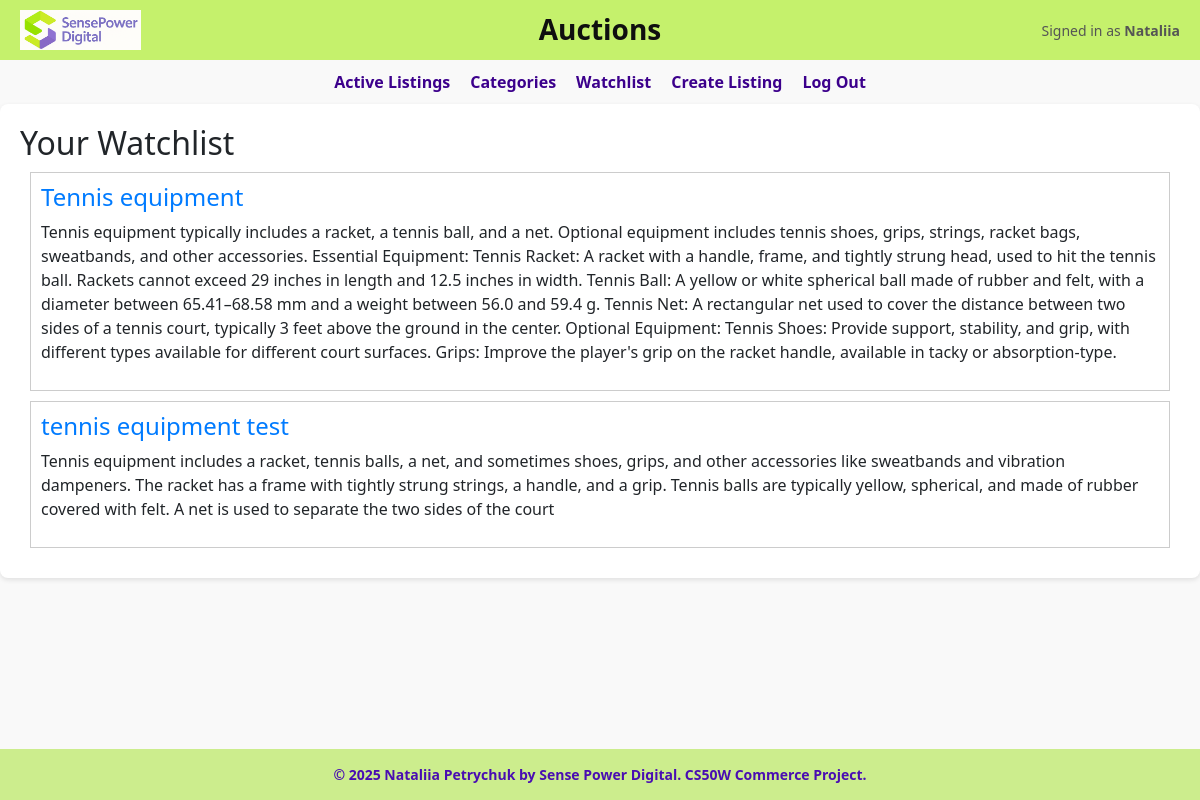
Screenshot of /watchlist (signed in) with the database file from the repository.
### auctions/models.py (models this page shows, shortened)
class User(AbstractUser):
    watchlist = models.ManyToManyField('Listing', blank=True, related_name="watched_by")

class Listing(models.Model):
    title = models.CharField(max_length=64)
    description = models.TextField()
    starting_bid = models.DecimalField(max_digits=10, decimal_places=2)
    image_url = models.URLField(blank=True)
    image_file = models.ImageField(
        upload_to="listing_images/",
        blank=True,
        null=True,
        validators=[FileExtensionValidator(["jpg", "jpeg", "png", "gif"])])
    category = models.ForeignKey(Category, on_delete=models.SET_NULL, null=True, blank=True, related_name="listings")
    active = models.BooleanField(default=True)
    owner = models.ForeignKey(User, on_delete=models.CASCADE, related_name="listings")
    created_at = models.DateTimeField(auto_now_add=True)
    winner = models.ForeignKey(User, on_delete=models.SET_NULL, null=True, blank=True, related_name="won_auctions")

### auctions/views.py (the view)
# urls.py: path("watchlist", views.watchlist_view, name="watchlist"),
@login_required
def watchlist_view(request):
    listings = request.user.watchlist.all()
    return render(request, "auctions/watchlist.html", {
        "listings": listings
    })

### auctions/templates/auctions/watchlist.html
{% extends "auctions/layout.html" %}
{% block body %}
  <h2>Your Watchlist</h2>
  {% for listing in listings %}
    <div style="border: 1px solid #ccc; margin: 10px; padding: 10px;">
      <h4><a href="{% url 'listing' listing.id %}">{{ listing.title }}</a></h4>
      <p>{{ listing.description }}</p>
    </div>
  {% empty %}
    <p>You have no items in your watchlist.</p>
  {% endfor %}
{% endblock %}

### auctions/templates/auctions/layout.html (shortened to what this page needs)
{% load static %}
<!DOCTYPE html>
<html lang="en">
    <head>
        <link rel="stylesheet" href="https://stackpath.bootstrapcdn.com/bootstrap/4.4.1/css/bootstrap.min.css">
        <link href="https://cdn.jsdelivr.net/npm/bootstrap-icons@1.10.5/font/bootstrap-icons.css" rel="stylesheet">
        <link href="{% static 'auctions/styles.css' %}" rel="stylesheet">
    </head>
    <div class="wrapper">
        <body>
            <header class="header-bar d-flex align-items-center justify-content-between">
                <div class="header-left d-flex align-items-center">
                    <img src="{% static 'auctions/logo_sense.png' %}" class="logo" alt="Logo">
                </div>
                <div class="header-center">
                    <h1 class="site-title mb-0">Auctions</h1>
                </div>
                <div class="header-right">
                    {% if user.is_authenticated %}
                        <p class="welcome-msg mb-0">Signed in as <strong>{{ user.username }}</strong></p>
                    {% endif %}
                </div>
            </header>
            <nav class="nav-bar">
                <a href="{% url 'index' %}">Active Listings</a>
                <a href="{% url 'categories' %}">Categories</a>
                {% if user.is_authenticated %}
                    <a href="{% url 'watchlist' %}">Watchlist</a>
                    <a href="{% url 'create' %}">Create Listing</a>
                {% endif %}
                {% if user.is_authenticated %}
                    <a href="{% url 'logout' %}">Log Out</a>
                {% else %}
                    <a href="{% url 'login' %}">Log In</a>
                {% endif %}
            </nav>
            <main class="container">
                {% block body %}
                {% endblock %}
            </main>
            <footer>
                &copy; 2025 Nataliia Petrychuk by Sense Power Digital. CS50W Commerce Project.
            </footer>
        </body>
    </div>
</html>

### auctions/static/auctions/styles.css (style rules this page uses)
html { height: 100%; margin: 0; padding: 0; }
.wrapper { display: flex; flex-direction: column; min-height: 100vh; }
body { font-family: 'Segoe UI', Tahoma, Geneva, Verdana, sans-serif; background: #f9f9f9; margin: 0; }
.header-bar { background-color: #c5f16c; padding: 10px 20px; display: flex; align-items: center; justify-content: space-between; position: relative; }
.header-left { flex: 1; }
.header-center { position: absolute; left: 50%; transform: translateX(-50%); text-align: center; }
.header-right { flex: 1; text-align: right; }
.logo { height: 40px; }
.site-title { font-size: 28px; font-weight: bold; color: #0f0f0f; margin: 0; }
.welcome-msg { font-size: 14px; color: #555; margin: 0; }
footer { text-align: center; font-size: 14px; font-weight: 700; color: #490db2; padding: 15px 0; background-color: #cced8d; margin-top: 10px; }
.nav-bar { background-color: transparent; display: flex; justify-content: center; gap: 20px; font-weight: bold; margin-top: 10px; }
.nav-bar a { color: #3c008c; text-decoration: none; transition: 0.3s; }
.container { padding: 20px; max-width: 1200px; margin: auto; margin-top: 10px; background: white; box-shadow: 0 2px 5px rgba(0,0,0,0.1); border-radius: 8px; }

### rows the page displays
User: username "Nataliia"
Listing: title "Tennis equipment", description "Tennis equipment typically includes a racket, a tennis ball, and a net. Optional equipment includes tennis shoes, grips, strings, racket bags, sweatbands, and other accessories. Essential Equipment: Tennis Racket: A racket with a handle, frame, and tightly strung head, used to hit the tennis ball. Rackets cannot exceed 29 inches in length and 12.5 inches in width. Tennis Ball: A yellow or white spherical ball made of rubber and felt, with a diameter between 65.41–68.58 mm and a weight between 56.0 and 59.4 g. Tennis Net: A rectangular net used to cover the distance between two sides of a tennis court, typically 3 feet above the ground in the center. Optional Equipment: Tennis Shoes: Provide…"
Listing: title "tennis equipment test", description "Tennis equipment includes a racket, tennis balls, a net, and sometimes shoes, grips, and other accessories like sweatbands and vibration dampeners. The racket has a frame with tightly strung strings, a handle, and a grip. Tennis balls are typically yellow, spherical, and made of rubber covered with felt. A net is used to separate the two sides of the court"
